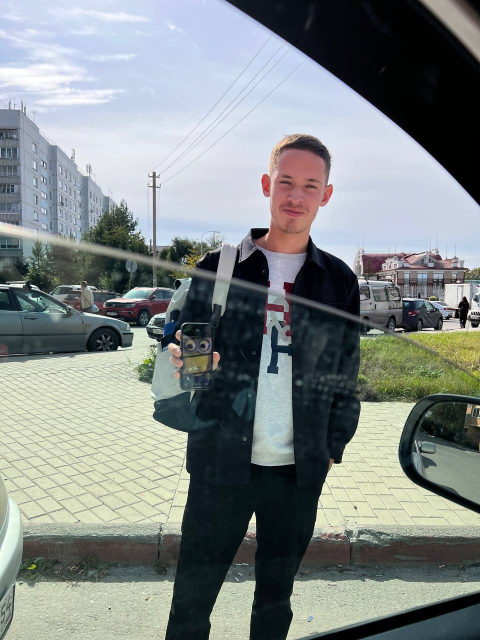
#> input picture task-2/image.jpg, 960 x 1280 px (shown at 1/2 size); its folder holds only this picture in this run
$ python main.py --input image.jpg
#> lines starting #> are read from the running program, lines starting #| are printed output that depends on the picture
import argparse
import glob
import os
from typing import Optional

import cv2
import numpy as np

# Константы для параметров размытия
DEFAULT_KERNEL_SIZE = 15
DEFAULT_DIRECTION = 'horizontal'
DEFAULT_OUTPUT_NAME = "motion_blur_output.jpg"

def load_image(image_path: Optional[str]) -> np.ndarray:
    """
    Загружает изображение из файла или создаёт чёрный холст, если файл не найден.

    Args:
        image_path (str | None): Путь к входному изображению. Если None или файл не существует,
                                 функция возвращает чёрное изображение стандартного размера.

    Returns:
        numpy.ndarray: Изображение в формате BGR (dtype=np.uint8), shape = (H, W, 3).
    """
#> called with image_path = 'image.jpg'
    if image_path and os.path.exists(image_path):
        image = cv2.imread(image_path)
#> image is the input picture: shape (1280, 960, 3); mean B, G, R 134.7, 135.8, 129.1
        if image is not None:
            return image

    # Создаем черное изображение стандартного размера
    return np.zeros((400, 600, 3), dtype=np.uint8)

def create_motion_blur_kernel(kernel_size: int, direction: str = 'horizontal') -> np.ndarray:
    """
    Создает ядро для размытия в движении в заданном направлении.

    Args:
        kernel_size (int): Размер ядра (должен быть нечетным).
        direction (str): Направление размытия ('horizontal' или 'vertical').

    Returns:
        numpy.ndarray: Нормализованное ядро свертки для motion blur.

    Raises:
        ValueError: Если kernel_size не является нечетным числом.
    """
    if kernel_size % 2 == 0:
        raise ValueError("kernel_size должен быть нечетным числом")

    kernel = np.zeros((kernel_size, kernel_size))

    if direction == 'horizontal':
        # Горизонтальное размытие
        kernel[int((kernel_size-1)/2), :] = np.ones(kernel_size)
    elif direction == 'vertical':
        # Вертикальное размытие
        kernel[:, int((kernel_size-1)/2)] = np.ones(kernel_size)
    else:
        raise ValueError("Направление должно быть 'horizontal' или 'vertical'")

    # Нормализуем ядро
    kernel /= kernel_size
    return kernel

def apply_motion_blur(image: np.ndarray, kernel: np.ndarray) -> np.ndarray:
    """
    Применяет эффект motion blur к изображению с помощью свертки.

    Args:
        image (numpy.ndarray): Входное изображение.
        kernel (numpy.ndarray): Ядро свертки для размытия.

    Returns:
        numpy.ndarray: Изображение с примененным эффектом motion blur.
    """
    return cv2.filter2D(image, -1, kernel)
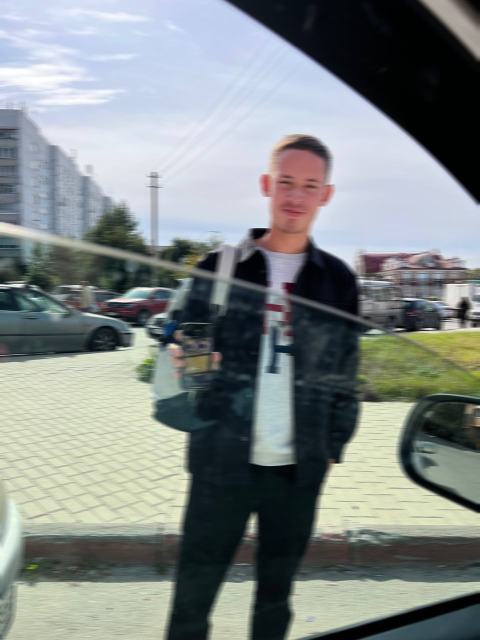
#> returned value: shape (1280, 960, 3) (shown at 1/2 size); mean of channels 0, 1, 2 134.7, 135.8, 129.1; drawn as B, G, R

def process_single_image(input_path: Optional[str], output_path: str,
                         kernel_size: int, direction: str) -> np.ndarray:
    """
    Обрабатывает одно изображение: загрузка, применение motion blur и сохранение.

    Args:
        input_path (str | None): Путь к входному изображению. Если None — создаётся чёрный холст.
        output_path (str): Путь для сохранения результата.
        kernel_size (int): Размер ядра для размытия.
        direction (str): Направление размытия ('horizontal' или 'vertical').

    Returns:
        numpy.ndarray: Получившееся изображение с эффектом motion blur.
    """
    # Загрузка изображения
    image = load_image(input_path)

    # Создание ядра размытия
    kernel = create_motion_blur_kernel(kernel_size, direction)

    # Применение эффекта motion blur
    blurred_image = apply_motion_blur(image, kernel)

    # Сохранение результата
    cv2.imwrite(output_path, blurred_image)
    print(f"Обработано: {input_path or 'черное изображение'} -> {output_path}")

    return blurred_image

def main():
    """
    Парсинг аргументов командной строки и выбор режима работы:
    - Обработка одного файла
    - Обработка всех изображений в директории
    - Создание и обработка чёрного изображения (если input не указан или не существует)

    Args:
        Нет входных параметров (все параметры берутся из CLI).

    Returns:
        None
    """
    # Парсинг аргументов командной строки
    parser = argparse.ArgumentParser(description='Создание эффекта motion blur на изображениях')
    parser.add_argument('--input', type=str, help='Путь к входному изображению или папке с изображениями')
    parser.add_argument('--output', type=str, help='Путь для выходного файла или папки')
    parser.add_argument('--kernel_size', type=int, default=DEFAULT_KERNEL_SIZE,
                        help=f'Размер ядра размытия (нечетное число, по умолчанию {DEFAULT_KERNEL_SIZE})')
    parser.add_argument('--direction', type=str, default=DEFAULT_DIRECTION,
                        choices=['horizontal', 'vertical'],
                        help=f'Направление размытия (по умолчанию {DEFAULT_DIRECTION})')

    args = parser.parse_args()

    # Проверка корректности размера ядра
    if args.kernel_size % 2 == 0:
        print("Ошибка: kernel_size должен быть нечетным числом")
        return

    # Определение режима работы (один файл или папка)
    if args.input:
        if os.path.isfile(args.input):
            # Обработка одного файла
            output_path = args.output or DEFAULT_OUTPUT_NAME
            result_image = process_single_image(args.input, output_path,
                                                args.kernel_size, args.direction)

            # Отображение результата
            cv2.imshow('Original', load_image(args.input))
            cv2.imshow('Motion Blur', result_image)
            cv2.waitKey(0)
            cv2.destroyAllWindows()

        elif os.path.isdir(args.input):
            # Обработка всех изображений в папке
            output_dir = args.output or "motion_blur_output"
            os.makedirs(output_dir, exist_ok=True)

            # Поиск изображений
            image_extensions = ['*.jpg', '*.jpeg', '*.png', '*.bmp', '*.tiff']
            image_paths = []
            for extension in image_extensions:
                image_paths.extend(glob.glob(os.path.join(args.input, extension)))

            # Обработка каждого изображения
            for input_path in image_paths:
                output_filename = f"motion_blur_{os.path.basename(input_path)}"
                output_path = os.path.join(output_dir, output_filename)
                process_single_image(input_path, output_path,
                                     args.kernel_size, args.direction)

        else:
            print("Указанный путь не существует. Будет создано черное изображение.")
            output_path = args.output or DEFAULT_OUTPUT_NAME
            result_image = process_single_image(None, output_path,
                                                args.kernel_size, args.direction)

            # Отображение результата
            cv2.imshow('Motion Blur on Black Canvas', result_image)
            cv2.waitKey(0)
            cv2.destroyAllWindows()
    else:
        # Обработка без входного файла (создание черного изображения)
        output_path = args.output or DEFAULT_OUTPUT_NAME
        result_image = process_single_image(None, output_path,
                                            args.kernel_size, args.direction)

        # Отображение результата
        cv2.imshow('Motion Blur on Black Canvas', result_image)
        cv2.waitKey(0)
        cv2.destroyAllWindows()

if __name__ == "__main__":
    main()
